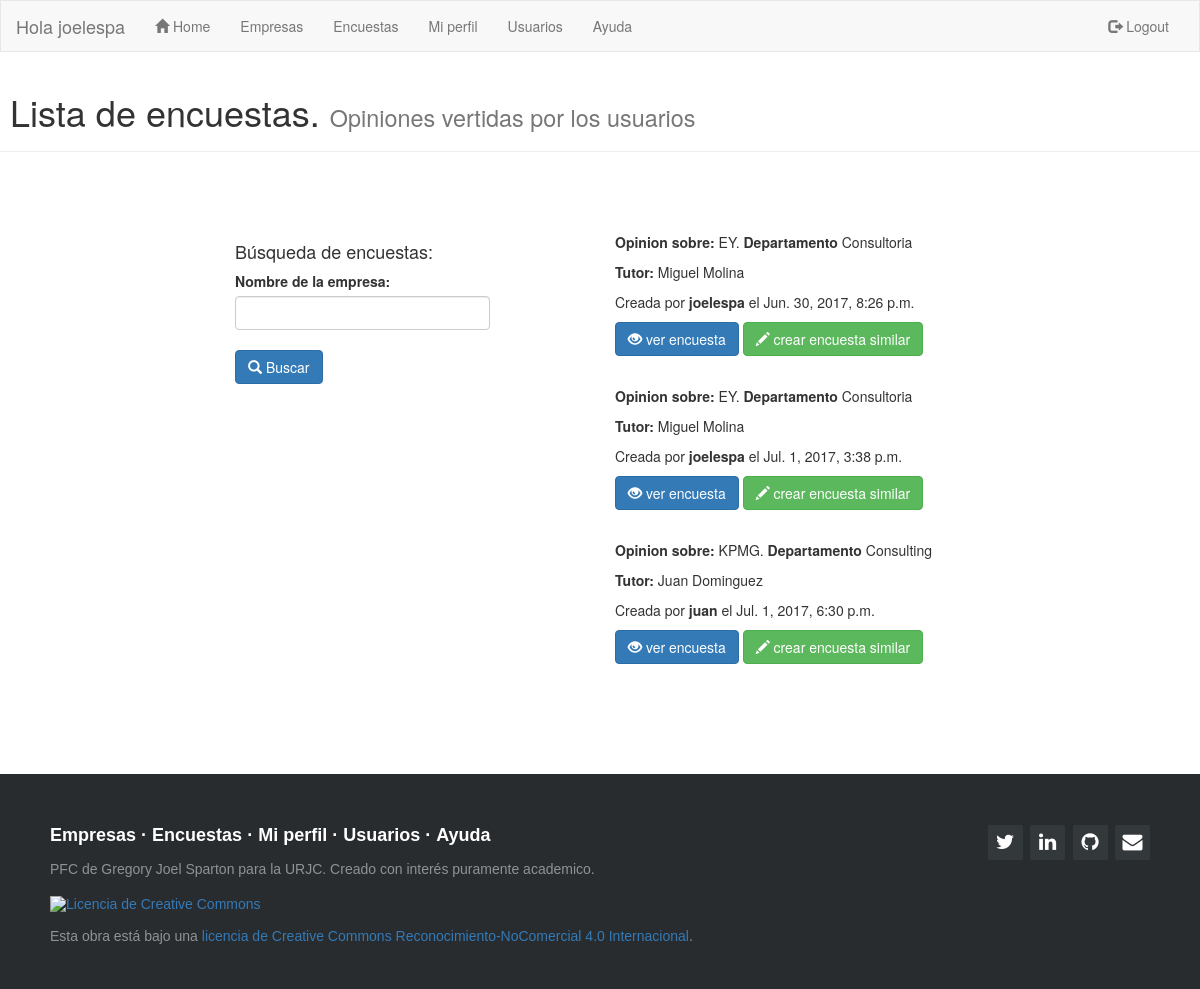
Page /encuesta/ (signed in) on the earlier database version.
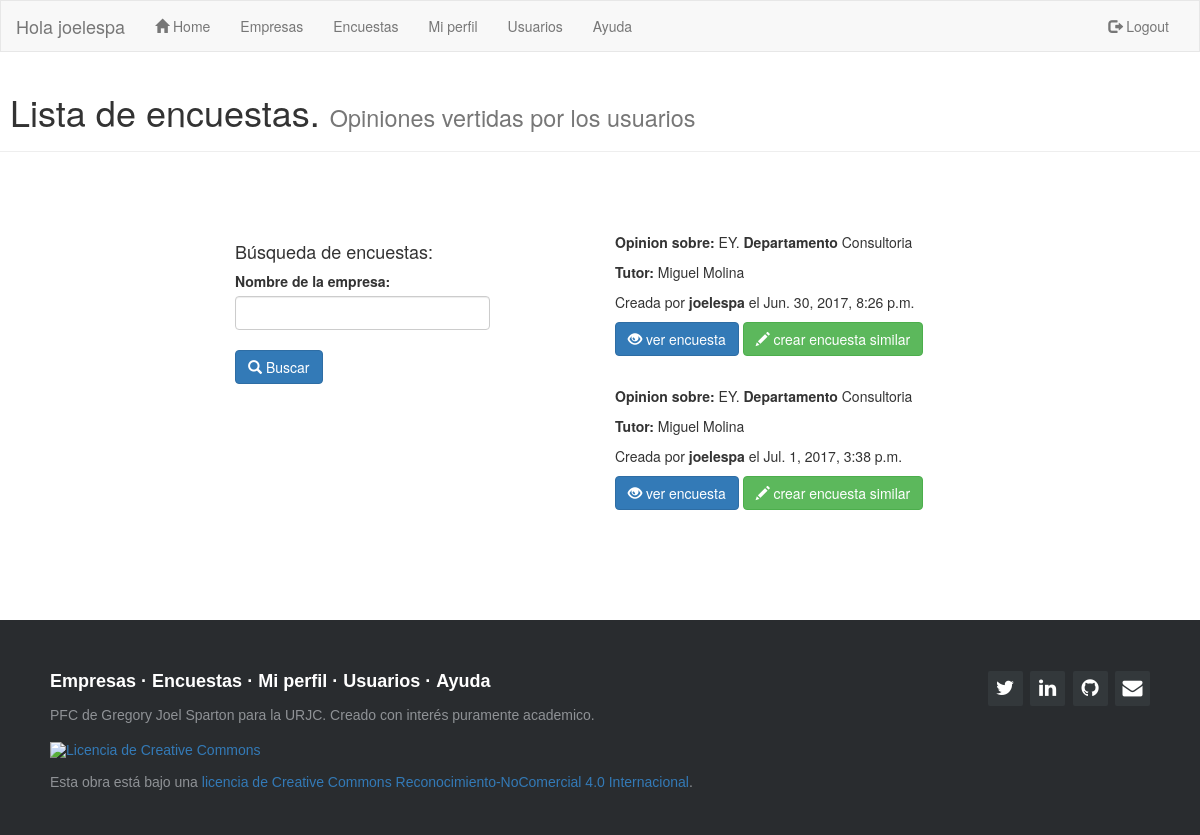
Same page on the later database version.
### sopa/models.py (models this page shows)
class encuestas (models.Model):
    user = models.TextField(max_length=20,null=True,blank=True,default='')
    nombre_empresa = models.TextField(max_length=30,null=True,blank=True,default='')
    tutor = models.TextField(max_length=20,null=True,blank=True,default='')
    departamento = models.TextField(max_length=20,null=True,blank=True,default='')
    id_encuesta = models.IntegerField(null=True,blank=True,default='0')
    created_date = models.DateTimeField(default=timezone.now)
    pf1 = models.TextField(max_length=20,null=True,blank=True,default='')
    pf11 = models.TextField(max_length=20,null=True,blank=True,default='')
    pf2 = models.TextField(max_length=20,null=True,blank=True,default='')
    pf22 = models.TextField(max_length=20,null=True,blank=True,default='')
    pb1 = models.TextField(max_length=20,null=True,blank=True,default='')
    pb2 = models.TextField(max_length=20,null=True,blank=True,default='')
    pb3 = models.TextField(max_length=20,null=True,blank=True,default='')
    pb4 = models.TextField(max_length=20,null=True,blank=True,default='')
    ps1 = models.TextField(max_length=20,null=True,blank=True,default='')
    ps2 = models.TextField(max_length=20,null=True,blank=True,default='')
    ps3 = models.TextField(max_length=20,null=True,blank=True,default='')
    ps4 = models.TextField(max_length=20,null=True,blank=True,default='')
    ps5 = models.TextField(max_length=20,null=True,blank=True,default='')
    ps6 = models.TextField(max_length=20,null=True,blank=True,default='')
    ps7 = models.TextField(max_length=20,null=True,blank=True,default='')
    pa1 = models.TextField(max_length=20,null=True,blank=True,default='')
    pa2 = models.TextField(max_length=20,null=True,blank=True,default='')
    nota = models.IntegerField(null=True,blank=True,default='0')

### sopa/views.py (the view)
# urls.py: url(r'^encuesta/$', views.lista_encuestas, name='lista_encuestas'),
@login_required
def lista_encuestas(request):
    encuesta = encuestas.objects.all().order_by('created_date')
    return render(request, 'sopa/lista_encuestas.html', {'titulo': 'SOPA Encuestas' ,'encuestas' : encuesta})

### sopa/templates/sopa/lista_encuestas.html (shortened to what this page needs)
{% extends "sopa/index.html" %}
{% block content %}
<div class="page-header">
  <h1>&nbsp;Lista de encuestas. <small>Opiniones vertidas por los usuarios</small></h1>
</div>
<div class="container">
    <br />
    <br />
    <br />
 <div class="col-md-3 col-md-offset-2">
     <h4> Búsqueda de encuestas: </h4>
   <form action="/encuesta/buscar/" method="POST">
   <label for= "e">Nombre de la empresa:</label>
   <input id="e" type="text" class="form-control" name = "e" ><br>
   <button type="submit" class="btn btn-primary" value="Buscar"><span class="glyphicon glyphicon-search" aria-hidden="true"></span> Buscar</button>
   </form>
   </div>
<div class ="col-md-5 col-md-offset-1">
  {%for encuesta in encuestas%}
  <p><b>Opinion sobre:</b> {{encuesta.nombre_empresa}}.<b> Departamento</b> {{encuesta.departamento}}</p>
  <p><b>Tutor: </b>{{encuesta.tutor}}</p>
  <p>Creada por <strong>{{encuesta.user}}</strong> el {{encuesta.created_date}}</p>
  <p><a href= '/encuesta/detalle/{{encuesta.pk}}' class="btn btn-primary" role="button">
    <span class="glyphicon glyphicon-eye-open" aria-hidden="true"></span>    ver encuesta</a></span>
    <a href="/encuesta/nueva/{{encuesta.nombre_empresa}}/{{encuesta.departamento}}/{{encuesta.tutor}}" class="btn btn-success" role="button">
      <span class="glyphicon glyphicon-pencil" aria-hidden="true"></span>   crear encuesta similar</a></span></p>
  <br>
{% endfor %}
</div>
</div>
{% endblock content %}

Differences in the rows shown:
removed encuestas: nombre_empresa "KPMG", departamento "Consulting", tutor "Juan Dominguez", user "juan", created_date "Jul. 1, 2017, 6:30 p.m."
